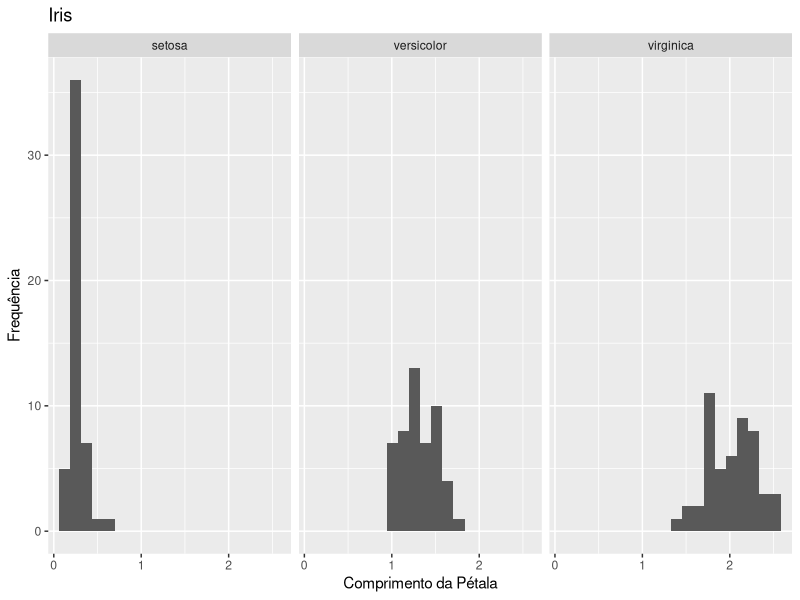

Generate this figure with R:

library(ggplot2)

ggplot(iris, aes(x=Petal.Width)) + 
  geom_histogram(bins=20) + 
  labs(x="Comprimento da Pétala", y="Frequência", title="Iris") +
  facet_grid(~ Species)
